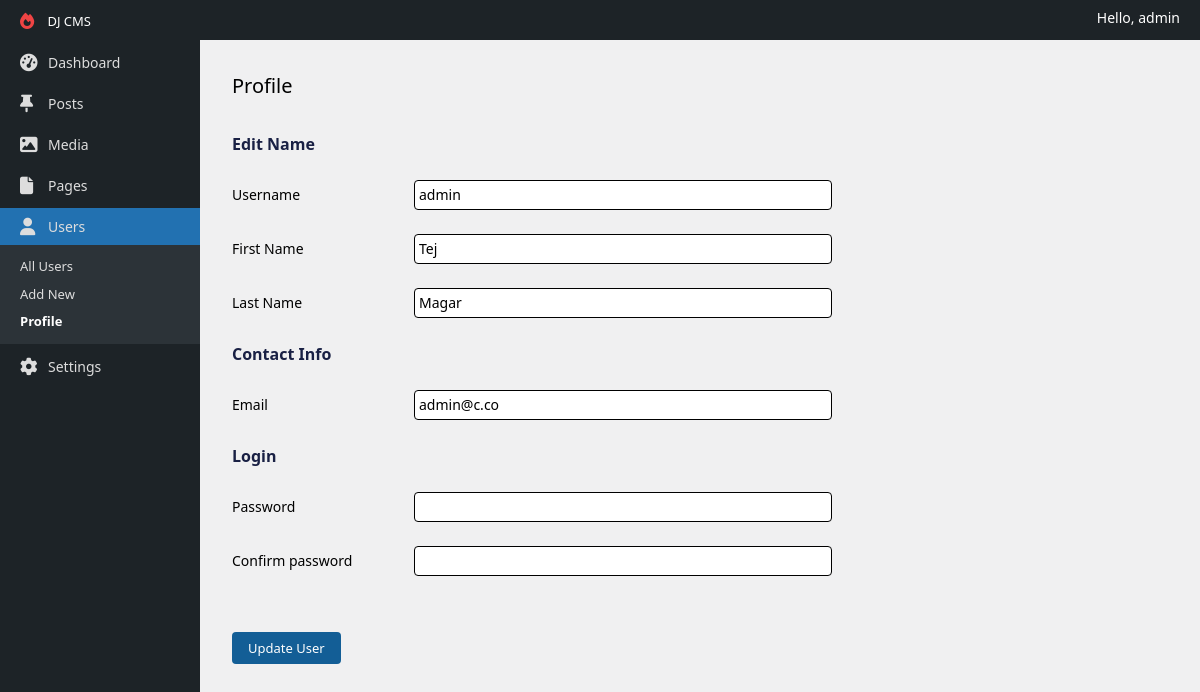
Before: /users/profile/ (signed in) with the older database file.
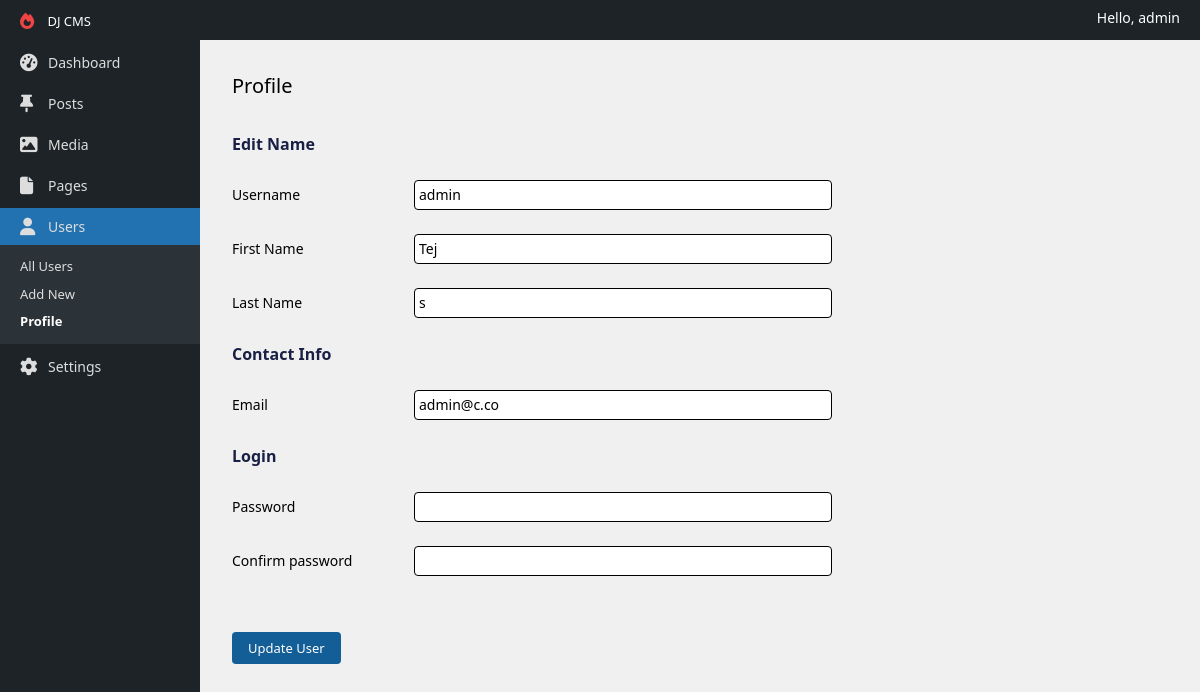
After: the same page with the newer database file.
### apps/accounts/models.py (models this page shows, shortened)
class User(AbstractUser):
    class Roles(models.TextChoices):
        NONE = 'none'
        AUTHOR = 'author'
        EDITOR = 'editor'
        SEO = 'seo'
        ADMINISTRATOR = 'administrator'
    email = models.EmailField(unique=True)
    USERNAME_FIELD = 'email'
    REQUIRED_FIELDS = ['username']
    role = models.CharField(max_length=60, choices=Roles.choices, null=True, blank=True)
    photo = models.ImageField(upload_to='uploads/', null=True, blank=True)
    def __str__(self):
        return self.username

### apps/dashboard/views.py (the view)
# urls.py: path('users/profile/', UserProfileView.as_view(), name='edit_profile'),
class UserProfileView(AbstractEditUserView):
    form_class = UserProfileForm

### apps/dashboard/forms.py
class UserProfileForm(AbstractUserForm):
    role = None
    class Meta:
        model = get_user_model()
        fields = ('username', 'first_name', 'last_name', 'email')

### apps/dashboard/permissions.py (called while the page is built)
    def allow_superuser(self) -> bool:
        return True

    def has_permission(self, request: HttpRequest) -> bool:
        if self.allow_superuser() and request.user.is_superuser:
            return True
        return request.user.is_authenticated and self.has_user_permission(request)

    def dispatch(self, request, *args, **kwargs) -> Union[HttpResponseRedirect, HttpResponse]:
        self._current_path = request.path
        if not self.has_permission(request):
            return HttpResponseRedirect(self.get_login_url())
        return super().dispatch(request, *args, **kwargs)

### apps/dashboard/templatetags/utils.py (called while the page is built)
@register.simple_tag(takes_context=True)
def has_permission(context, menu_name: str) -> bool:
    request: HttpRequest = context.request
    mixin_class = sidebar_permissions.get(menu_name)
    if mixin_class:
        mixin = mixin_class()
        return mixin.has_permission(request)
    return False

@register.simple_tag(takes_context=True)
def current_url_name(context) -> bool:
    return context.request.resolver_match.url_name

### templates/edit-user.html (shortened to what this page needs)
{% extends 'layouts/default.html' %}
{% block content %}
    <div class="p-2 md:p-8">
        <h1 class="inline-block text-xl">Profile</h1>
        <div class="mt-8">
            <div class="max-w-[600px]">
                <h2 class="text-primary font-bold">Edit Name</h2>
                <form method="POST">
                    {% include 'components/user-form.html' %}
                    <div class="mt-8">
                        <input type="submit" value="Update User"
                               class="bg-[#135e96] text-white px-4 py-1.5 text-[13px] rounded">
                    </div>
                </form>
            </div>
        </div>
    </div>
{% endblock %}

### templates/layouts/default.html (shortened to what this page needs)
{% load static %}
<!DOCTYPE html>
<html lang="en">
<head>
    <link rel="stylesheet" href="{% static 'css/main.css' %}">
    <link rel="stylesheet" href="https://cdnjs.cloudflare.com/ajax/libs/font-awesome/6.4.0/css/all.min.css"
/>
</head>
<body>
<div class="grid grid-rows-[auto_1fr] h-screen">
    <header class="bg-[#1d2327] text-white px-[20px] py-2 flex justify-between">
        <div>
            <a href="{% url 'dashboard' %}" class="mr-auto text-[13px]">
                DJ CMS
            </a>
        </div>
        <span class="text-sm">
            Hello, {{ request.user }}
        </span>
    </header>
    <div class="grid grid-cols-[200px_1fr] h-full">
        {% include 'components/sidebar.html' %}
        <main class="overflow-y-auto">
            {% block content %}
            {% endblock %}
        </main>
    </div>
</div>
</body>
</html>

### templates/components/user-form.html (shortened to what this page needs)
<div class="mt-6 text-sm grid grid-cols-[150px_1fr] items-center gap-x-8 gap-y-6">
    <label for="username" class="font-medium">Username</label>
    <div>
        <input aria-label="username" type="text" name="username"
               class="w-full p-1 rounded border border-black"
               value="{% if form.username.value %}{{ form.username.value }}{% endif %}">
    </div>
    <label for="first_name" class="font-medium">First Name</label>
    <div>
        <input aria-label="firstname" type="text" name="first_name"
               class="w-full p-1 rounded border border-black"
               value="{% if form.first_name.value %}{{ form.first_name.value }}{% endif %}">
    </div>
    <label for="last_name" class="font-medium">Last Name</label>
    <div>
        <input aria-label="lastname" type="text" name="last_name"
               class="w-full p-1 rounded border border-black"
               value="{% if form.last_name.value %}{{ form.last_name.value }}{% endif %}">
    </div>
</div>
<h2 class="text-primary font-bold mt-6">Contact Info</h2>
<div class="mt-6 text-sm grid grid-cols-[150px_1fr] items-center gap-x-8 gap-y-6">
    <label for="username" class="font-medium">Email</label>
    <div>
        <input aria-label="email" type="email" name="email"
               class="w-full p-1 rounded border border-black"
               value="{% if form.email.value %}{{ form.email.value }}{% endif %}">
    </div>
</div>
<h2 class="text-primary font-bold mt-6">Login</h2>
<div class="mt-6 text-sm grid grid-cols-[150px_1fr] items-center gap-x-8 gap-y-6">
    <label for="password" class="font-medium">Password</label>
    <div>
        <input aria-label="password" type="password" name="password"
               class="w-full p-1 rounded border border-black"
               value="{% if form.password.value %}{{ form.password.value }}{% endif %}">
    </div>
    <label for="confirm_password" class="font-medium">Confirm password</label>
    <div>
        <input aria-label="confirm_password" type="password" name="confirm_password"
               class="w-full p-1 rounded border border-black"
               value="{% if form.confirm_password.value %}{{ form.confirm_password.value }}{% endif %}">
    </div>

Changed rows visible on the page:
changed User "admin": last_name "Magar" → (not shown)
Other visible differences:
form field last_name: (not shown) → "s"
